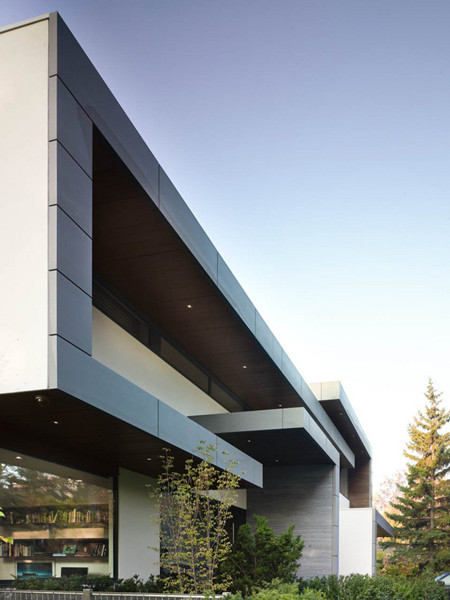
//> input picture resources/61.jpg, 450 x 600 px
$ ./87_算术逻辑运算   (built with g++ and OpenCV 4)
//> lines starting //> are read from the running program, lines starting //| are printed output that depends on the picture
#include <opencv2/highgui/highgui.hpp>
#include <opencv2/imgproc/imgproc.hpp>
#include <iostream>

using namespace cv;
using namespace std;

//------------------------------【函数声明 & 数值声明】-------------------------------
Mat HVconcat2(Mat image1, Mat image2, int IsHconcat);//图像拼接函数声明
Mat HVconcat3(Mat image1, Mat image2, Mat image3, int IsHconcat);//图像拼接函数声明
//void callback(int, void*); //滑动条回调函数

Mat srcImage1, grayImage1, srcImage2, grayImage2, addImage, addweightImage, subImage; //原图

//-----------------------------------【main函数】------------------------------------
int main()
{
	srcImage1 = imread("../resources/61.jpg");
//> srcImage1 is the input picture: 600 rows x 450 cols, CV_8UC3; mean B, G, R 148.8, 144.3, 139
	srcImage2 = imread("../resources/71.jpg");
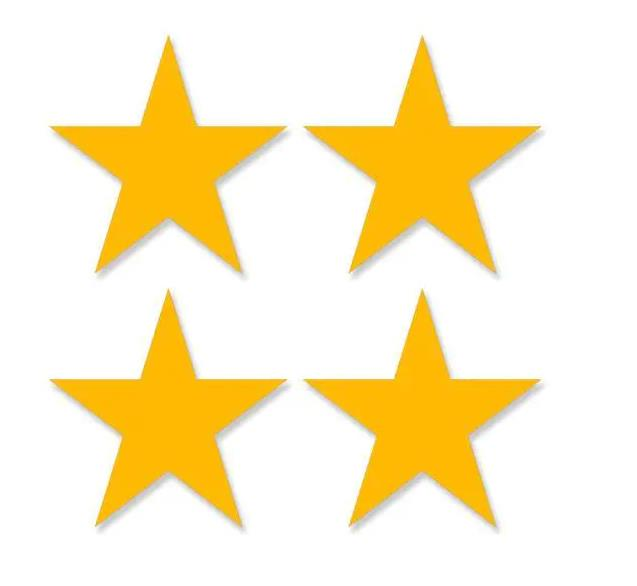
//> input picture resources/71.jpg, 637 x 586 px
//> srcImage2 is the input picture: 586 rows x 637 cols, CV_8UC3; mean B, G, R 203.5, 239.4, 252.8
	resize(srcImage1, srcImage1, Size(srcImage2.cols, srcImage2.rows));
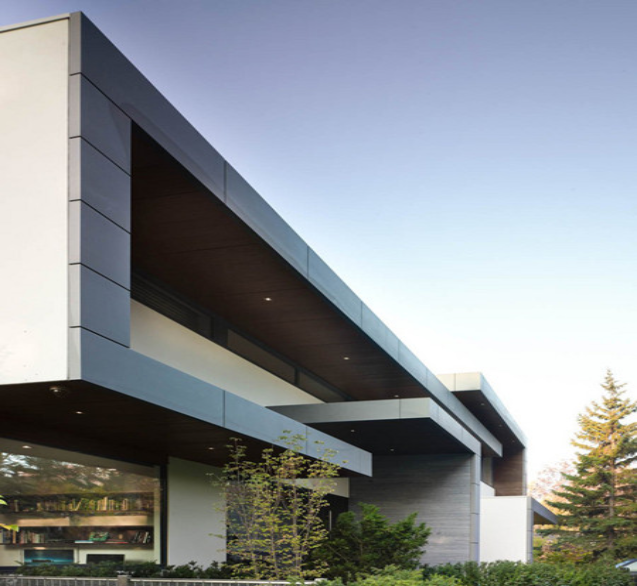
//> srcImage1: 586 rows x 637 cols, CV_8UC3; mean B, G, R 148.7, 144.2, 138.9

	//直接相加
	add(srcImage1, srcImage2, addImage);
	//按权重融合
	addWeighted(srcImage1, 0.5, srcImage2, 0.5, 2, addweightImage);
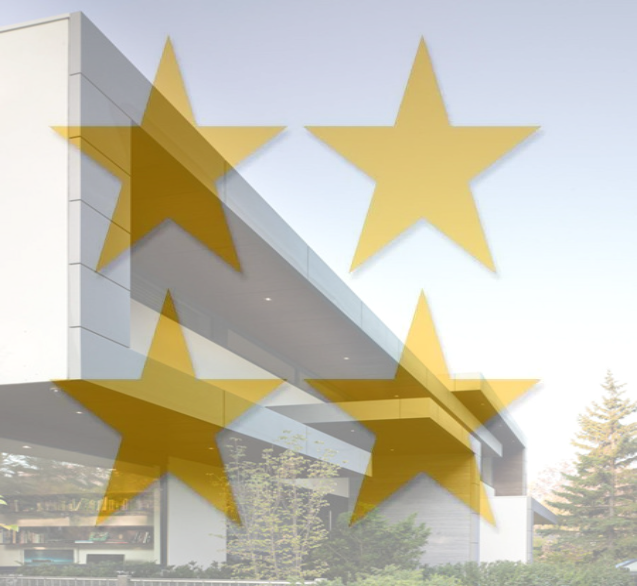
//> addweightImage: 586 rows x 637 cols, CV_8UC3; mean B, G, R 178, 193.7, 197.8

	//直接相减
	subtract(srcImage1, srcImage2, subImage);
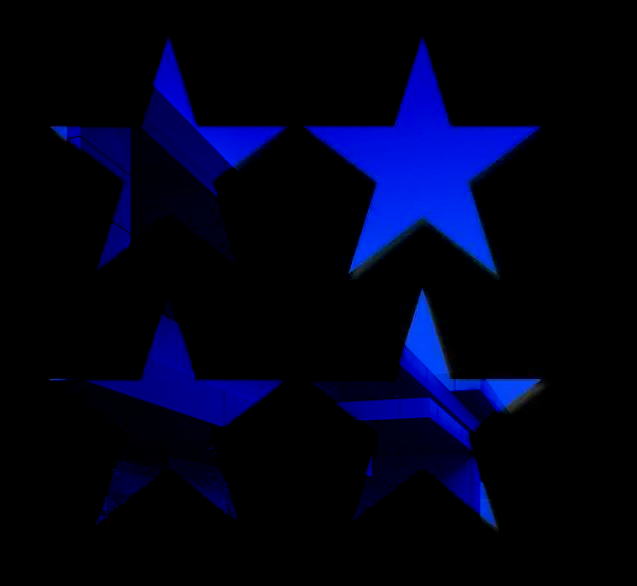
//> subImage: 586 rows x 637 cols, CV_8UC3; mean B, G, R 24.1, 2.1, 0.1

	//位运算
	cvtColor(srcImage1, grayImage1, COLOR_RGB2GRAY);
	cvtColor(srcImage2, grayImage2, COLOR_RGB2GRAY);
	Mat bit_and = grayImage1.clone(), bit_or = grayImage1.clone(), bit_not = grayImage1.clone(), bit_xor = grayImage1.clone();

	bitwise_and(grayImage1, grayImage2, bit_and); //与
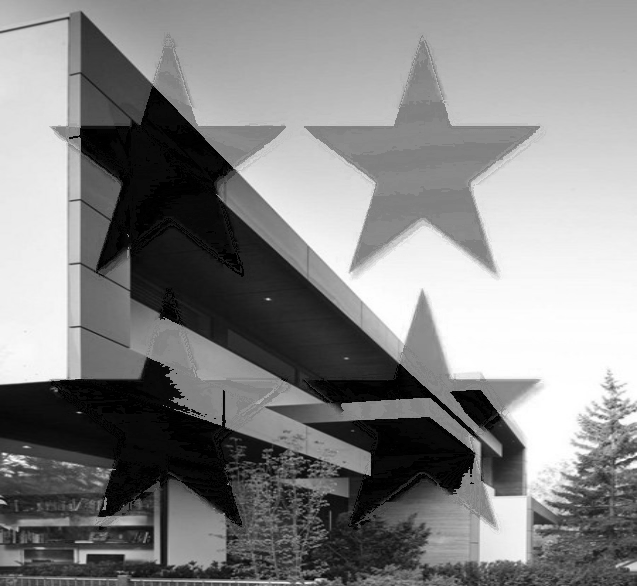
//> bit_and: 586 rows x 637 cols, CV_8UC1; min 0, max 255, mean 133.3
	bitwise_or(grayImage1, grayImage2, bit_or); //或
	bitwise_not(grayImage1, grayImage2, bit_not); //或
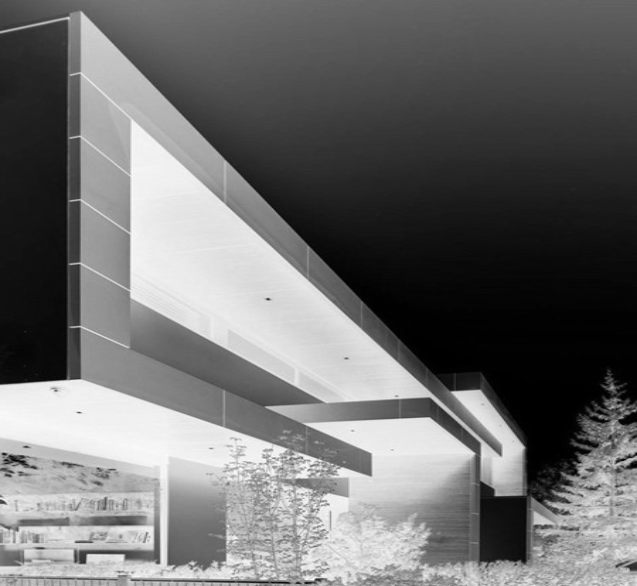
//> grayImage2: 586 rows x 637 cols, CV_8UC1; min 0, max 253, mean 110.1
	bitwise_xor(grayImage1, grayImage2, bit_xor); //异或
//> bit_xor: 586 rows x 637 cols, CV_8UC1; every value is 255

	Mat result1 = HVconcat3(addImage, addweightImage, subImage, 1);
	imshow("直接相加|权重融合|直接相减", result1);

	Mat result2 = HVconcat2(bit_and, bit_or, 1); //与|或
	Mat result3 = HVconcat2(bit_not, bit_xor, 1); //或|异或
	Mat result4 = HVconcat2(result2, result3, 0); //与|或 + 或|异或
	imshow("与|或 + 或|异或", result4);

	waitKey(0);
	destroyAllWindows();

	return 0;
}

//-----------------------------------【自定义函数】------------------------------------
Mat HVconcat2(Mat image1, Mat image2, int IsHconcat = 1)
{
	vector<Mat>vhImage;
	vhImage.push_back(image1);
	vhImage.push_back(image2);
	Mat result;
	1 == IsHconcat ? hconcat(vhImage, result) : vconcat(vhImage, result); //三元运算符
	return result;
}

Mat HVconcat3(Mat image1, Mat image2, Mat image3, int IsHconcat = 1)
{
//> called with IsHconcat = 1
	vector<Mat>vhImage;
	vhImage.push_back(image1);
	vhImage.push_back(image2);
	vhImage.push_back(image3);
	Mat result;
	1 == IsHconcat ? hconcat(vhImage, result) : vconcat(vhImage, result); //三元运算符
//> call 3 of HVconcat2, with IsHconcat = 0
//> in HVconcat2 (call 3), `1 == IsHconcat ? hconcat(vhImage, result) : vconcat(vhImage, result);`:
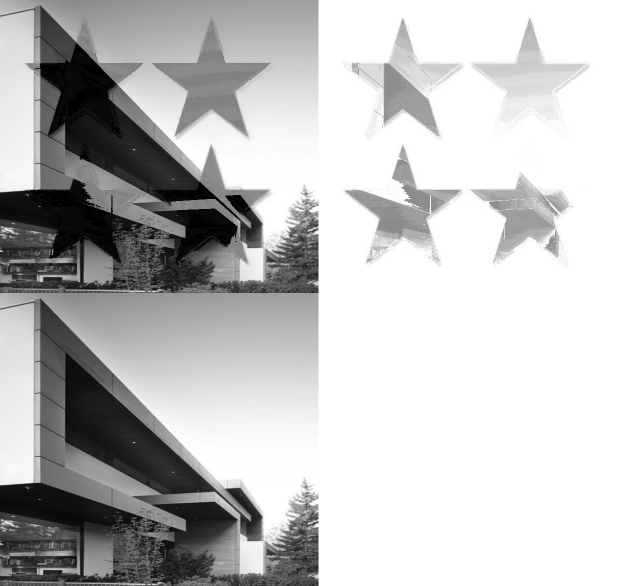
//> result: 1172 rows x 1274 cols, CV_8UC1 (shown at 1/2 size); min 0, max 255, mean 193.7
	return result;
}
